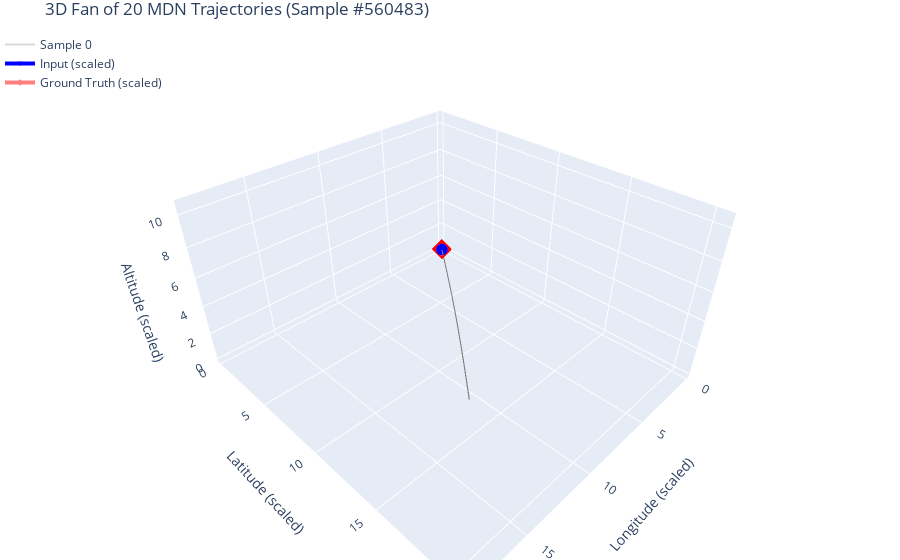

Here is the notebook cell this chart was saved with:
### Code cell
import numpy as np
import plotly.graph_objs as go
import random

# ─── User parameters ─────────────────────────────────────────────────────
sample_idx  = random.randint(0, len(test_var) - 1)      
K           = 20
sigma_temp  = 0.005

# ─── Constants from your setup ────────────────────────────────────────────
TIME_STEPS_IN  = test_var.shape[1]
TIME_STEPS_OUT = test_out.shape[1]
OUTPUT_DIM     = OUTPUT_FEATURES
NUM_MIXTURES   = NUM_MIXTURES

# ─── 1) MDN predict + fan of deltas ───────────────────────────────────────
x_var = test_var[sample_idx:sample_idx+1]
x_con = np.squeeze(test_con[sample_idx:sample_idx+1], axis=1)
y_pred = model.predict((x_var, x_con))                
fan    = sample_fan(
    y_pred,
    output_dim=OUTPUT_DIM,
    num_mixes=NUM_MIXTURES,
    N_samples=K,
    temp=0.5,
    sigma_temp=sigma_temp
)  # shape (1, K, T_fut, 3)

# ─── 2) Reconstruct absolute trajectories ─────────────────────────────────
history      = test_var[sample_idx, :, :OUTPUT_DIM]
y0           = history[-1]
pred_samples = np.zeros((K, TIME_STEPS_OUT, OUTPUT_DIM), dtype=np.float32)

for k in range(K):
    deltas = fan[0, k]                           
    traj   = np.zeros((TIME_STEPS_OUT, OUTPUT_DIM), float)
    traj[0]= y0                                  
    for t in range(1, TIME_STEPS_OUT):
        traj[t] = traj[t-1] + deltas[t]
    pred_samples[k] = traj

# ─── 3) Ground truth & history ────────────────────────────────────────────
gt         = test_out[sample_idx]
input_hist = history

# ─── 4) Plot with Plotly ──────────────────────────────────────────────────
fig = go.Figure()

# a) sampled fans
for k in range(K):
    traj = pred_samples[k]
    fig.add_trace(go.Scatter3d(
        x=traj[:,1], y=traj[:,0], z=traj[:,2],
        mode='lines',
        line=dict(color='gray', width=2),
        opacity=0.3,
        name=f'Sample {k}' if k == 0 else None,  # Only label the first
        showlegend=(k == 0)
    ))

# b) input history
fig.add_trace(go.Scatter3d(
    x=input_hist[:,1], y=input_hist[:,0], z=input_hist[:,2],
    mode='lines+markers',
    line=dict(color='blue', width=4),
    marker=dict(size=4, color='blue'),
    name='Input (scaled)'
))

# c) ground truth
fig.add_trace(go.Scatter3d(
    x=gt[:,1], y=gt[:,0], z=gt[:,2],
    mode='lines+markers',
    line=dict(color='red', width=4),
    marker=dict(size=5, color='red', symbol='diamond'),
    name='Ground Truth (scaled)',
    opacity = 0.5
))

# Layout settings
fig.update_layout(
    scene=dict(
        xaxis_title="Longitude (scaled)",
        yaxis_title="Latitude (scaled)",
        zaxis_title="Altitude (scaled)"
    ),
    title=f"3D Fan of {K} MDN Trajectories (Sample #{sample_idx})",
    margin=dict(l=0, r=0, b=0, t=30),
    legend=dict(x=0, y=1)
)

fig.show()
